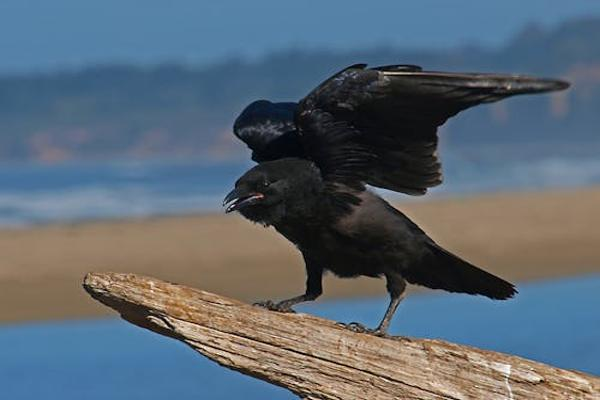
#> input picture data/bird-crow-black-animal-53187.jpeg, 600 x 400 px; its folder holds only this picture in this run
$ jupyter execute bird_shape_features_extraction.ipynb
#> lines starting #> are read from the running program, lines starting #| are printed output that depends on the picture; after the words box and inside, x2 and y2 are one past the last pixel; in counts of white or black regions, pixels touching at a corner belong together
Import thư viện

[cell 1]
import numpy as np
import cv2
import matplotlib.pyplot as plt
import os
from skimage import measure, segmentation, morphology, feature
from scipy import ndimage
import pandas as pd
from scipy.spatial import distance
import glob
import warnings
from PIL import Image
import seaborn as sns
warnings.filterwarnings('ignore')
# Thiêt lập hiên thị hình anh
plt.rcParams['figure.figsize'] = (12, 8)
print("Các thư viện đã được import thành công!")

Tiền xử lý và phân đoạn ảnh

[cell 2]
def preprocess_image(image_path):
    # Đọc ảnh bằng PIL để hỗ trợ Unicode path
    try:
        pil_img = Image.open(image_path).convert('RGB')
        img = np.array(pil_img)
        img = cv2.cvtColor(img, cv2.COLOR_RGB2BGR)
    except Exception as e:
        raise ValueError(f"Không thể đọc ảnh từ đường dẫn: {image_path}\n{e}")

    # Chuyển thành ảnh grayscale
    gray = cv2.cvtColor(img, cv2.COLOR_BGR2GRAY)
    # Làm mờ để giảm nhiễu
    gray = cv2.GaussianBlur(gray, (5, 5), 0)
    return img, gray

def segment_bird(img, gray):
    # Áp dụng phép ngưỡng thích nghi
    thresh = cv2.adaptiveThreshold(gray, 255, cv2.ADAPTIVE_THRESH_GAUSSIAN_C,
                                  cv2.THRESH_BINARY_INV, 11, 2)

    # Áp dụng phép toán hình thái để lọc nhiễu
    kernel = np.ones((3, 3), np.uint8)
    opening = cv2.morphologyEx(thresh, cv2.MORPH_OPEN, kernel, iterations=2)

    # Xác định vùng chắc chắn là nền
    sure_bg = cv2.dilate(opening, kernel, iterations=3)

    # Tìm các contour
    contours, hierarchy = cv2.findContours(sure_bg, cv2.RETR_EXTERNAL, cv2.CHAIN_APPROX_SIMPLE)

    # Lấy contour có diện tích lớn nhất (giả định là chim)
    if len(contours) > 0:
        max_contour = max(contours, key=cv2.contourArea)

        # Tạo mặt nạ từ contour lớn nhất
        mask = np.zeros_like(gray)
        cv2.drawContours(mask, [max_contour], 0, 255, -1)

        # Áp dụng thêm phép toán hình thái để làm mịn mặt nạ
        mask = cv2.morphologyEx(mask, cv2.MORPH_CLOSE, kernel, iterations=2)

        return mask, max_contour, hierarchy
    else:
        raise ValueError("Không tìm thấy contour trong ảnh")

# [26 lines left out: function visualize_segmentation, not called in this run]

Trích xuất đặc trưng tỷ lệ hình học (Geometric Ratios)

[cell 3]
def extract_geometric_ratios(contour, mask):
    # Tính bounding rectangle
    x, y, w, h = cv2.boundingRect(contour)

    # Tỷ lệ chiều dài thân so với chiều cao
    body_ratio = w / h

    # Tính toán các đặc điểm của đường viền
    # Tìm điểm xa nhất bên trái và bên phải
    leftmost = tuple(contour[contour[:, :, 0].argmin()][0])
    rightmost = tuple(contour[contour[:, :, 0].argmax()][0])
    topmost = tuple(contour[contour[:, :, 1].argmin()][0])
    bottommost = tuple(contour[contour[:, :, 1].argmax()][0])

    # Chiều dài toàn bộ
    total_length = rightmost[0] - leftmost[0]

    # Ước tính phần đầu (30% bên trái của chim)
    head_length = total_length * 0.3

    # Ước tính phần đuôi (25% bên phải của chim)
    tail_length = total_length * 0.25

    # Ước tính phần thân (phần còn lại)
    body_length = total_length - head_length - tail_length

    # Ước tính chiều dài mỏ (10% của tổng chiều dài)
    beak_length = total_length * 0.1

    # Tính các tỷ lệ
    beak_head_ratio = beak_length / head_length
    tail_body_ratio = tail_length / body_length

    # Tính aspect ratio của toàn bộ chim
    bird_aspect_ratio = total_length / (bottommost[1] - topmost[1])

    # Tính độ tròn (circularity)
    area = cv2.contourArea(contour)
    perimeter = cv2.arcLength(contour, True)
    circularity = 4 * np.pi * area / (perimeter * perimeter) if perimeter > 0 else 0

    # Tính độ lồi (convexity)
    hull = cv2.convexHull(contour)
    hull_area = cv2.contourArea(hull)
    convexity = area / hull_area if hull_area > 0 else 0

    # Kết quả là dictionary chứa các tỷ lệ hình học
    geometric_features = {
        'body_ratio': body_ratio,
        'beak_head_ratio': beak_head_ratio,
        'tail_body_ratio': tail_body_ratio,
        'bird_aspect_ratio': bird_aspect_ratio,
        'circularity': circularity,
        'convexity': convexity
    }

    return geometric_features

# [59 lines left out: function visualize_geometric_features, not called in this run]

Trích xuất đặc trưng mô-men Hu (Hu Moments)

[cell 4]
def extract_hu_moments(mask):
    # Tính các moments
    moments = cv2.moments(mask)

    # Tính 7 mô-men Hu
    hu_moments = cv2.HuMoments(moments).flatten()

    # Áp dụng logarithm để giảm khoảng giá trị (thường dùng cho phân lớp)
    # sign(hu) * log(abs(hu))
    log_hu = -np.sign(hu_moments) * np.log10(np.abs(hu_moments))

    return hu_moments, log_hu

# [20 lines left out: function visualize_hu_moments, not called in this run]

Trích xuất đặc trưng đường viền Fourier (Fourier Descriptors)

[cell 5]
def extract_fourier_descriptors(contour, n_descriptors=20):
    # Đảm bảo contour là một mảng numpy
    contour = np.squeeze(contour)

    # Kiểm tra xem contour có đủ điểm không
    if contour.shape[0] < n_descriptors:
        raise ValueError(f"Contour có quá ít điểm ({contour.shape[0]}) cho {n_descriptors} mô tả")

    # Chuyển đổi tọa độ contour thành số phức
    complex_contour = contour[:, 0] + 1j * contour[:, 1]

    # Tính biến đổi Fourier
    fourier_result = np.fft.fft(complex_contour)

    # Lấy n_descriptors mô tả đầu tiên (loại bỏ DC component)
    fourier_descriptors = fourier_result[1:n_descriptors+1]

    # Chuẩn hóa để bất biến với tỷ lệ, quay và dịch chuyển
    fd_normalized = np.abs(fourier_descriptors) / np.abs(fourier_descriptors[0]) if np.abs(fourier_descriptors[0]) > 0 else np.abs(fourier_descriptors)

    return fd_normalized

# [23 lines left out: function visualize_fourier_descriptors, not called in this run]

Tích hợp và trích xuất tất cả đặc trưng

[cell 6]
def extract_all_shape_features(image_path, visualize=True):
    # Tiền xử lý ảnh
    img, gray = preprocess_image(image_path)

    # Phân đoạn chim
    try:
        mask, contour, hierarchy = segment_bird(img, gray)
    except ValueError as e:
        print(f"Lỗi khi phân đoạn ảnh: {e}")
        return None

    # Hiển thị kết quả phân đoạn
    if visualize:
        segmented = visualize_segmentation(img, mask, contour)

    # Trích xuất đặc trưng tỷ lệ hình học
    geometric_features = extract_geometric_ratios(contour, mask)

    # Trích xuất đặc trưng mô-men Hu
    hu_moments, log_hu = extract_hu_moments(mask)

    # Trích xuất đặc trưng đường viền Fourier
    try:
        fourier_descriptors = extract_fourier_descriptors(contour)
    except ValueError as e:
        print(f"Lỗi khi tính đặc trưng đường viền Fourier: {e}")
        fourier_descriptors = np.zeros(20)  # Giá trị mặc định nếu lỗi

    # Hiển thị các đặc trưng nếu yêu cầu
    if visualize:
        visualize_geometric_features(img, contour, geometric_features)
        visualize_hu_moments(log_hu)
        visualize_fourier_descriptors(fourier_descriptors)

    # Tạo dictionary chứa tất cả các đặc trưng
    all_features = {
        'geometric_features': geometric_features,
        'hu_moments': hu_moments.tolist(),
        'log_hu_moments': log_hu.tolist(),
        'fourier_descriptors': fourier_descriptors.tolist()
    }

    return all_features

Trích xuất đặc trưng từ toàn bộ tập dữ liệu

[cell 7]
def extract_features_from_dataset(dataset_folder, patterns=["*.jpg", "*.jpeg"], max_images=None):
    # Tìm tất cả các file ảnh trong thư mục với nhiều pattern
    image_files = []
    for pattern in patterns:
        image_files.extend(glob.glob(os.path.join(dataset_folder, pattern)))

    # Loại bỏ trùng lặp nếu có
    image_files = list(set(image_files))

    # Giới hạn số lượng ảnh nếu cần
    if max_images is not None:
        image_files = image_files[:max_images]

    print(f"Tìm thấy {len(image_files)} ảnh để xử lý.")

    # Danh sách lưu trữ kết quả
    all_features = []

    # Xử lý từng ảnh
    for idx, img_path in enumerate(image_files):
        print(f"Đang xử lý ảnh {idx+1}/{len(image_files)}: {os.path.basename(img_path)}")

        # Trích xuất đặc trưng (không hiển thị hình ảnh)
        features = extract_all_shape_features(img_path, visualize=False)

        if features is not None:
            # Thêm tên file vào kết quả
            features['file_name'] = os.path.basename(img_path)
            all_features.append(features)
        else:
            print(f"  Bỏ qua ảnh do lỗi trích xuất đặc trưng.")

    # Tạo DataFrame chứa các đặc trưng
    if not all_features:
        return None

    # Tạo DataFrame cho đặc trưng hình học (có cấu trúc đơn giản)
    geometric_df = pd.DataFrame([{'file_name': f['file_name'], **f['geometric_features']} for f in all_features])

    # Tạo DataFrame cho mô-men Hu
    hu_df = pd.DataFrame([{'file_name': f['file_name'],
                         **{f'hu_{i+1}': v for i, v in enumerate(f['hu_moments'])},
                         **{f'log_hu_{i+1}': v for i, v in enumerate(f['log_hu_moments'])}
                        } for f in all_features])

    # Tạo DataFrame cho đặc trưng Fourier
    fd_df = pd.DataFrame([{'file_name': f['file_name'],
                         **{f'fd_{i+1}': v for i, v in enumerate(f['fourier_descriptors'])}}
                        for f in all_features])

    # Kết hợp tất cả các DataFrame
    features_df = geometric_df.merge(hu_df, on='file_name').merge(fd_df, on='file_name')

    print(f"Đã trích xuất đặc trưng từ {len(features_df)} ảnh thành công.")
    print(f"Tổng số đặc trưng: {features_df.shape[1] - 1} (không tính tên file)")

    return features_df

Lưu trữ đặc trưng và phân tích ban đầu

[cell 8]
def save_features(features_df, output_file="bird_shape_features.csv"):
    features_df.to_csv(output_file, index=False)
    print(f"Đã lưu đặc trưng vào file: {output_file}")

def analyze_features(features_df):
    # Thống kê mô tả
    print("Thống kê các đặc trưng hình học:")
    print(features_df[[col for col in features_df.columns
                  if col in ['body_ratio', 'beak_head_ratio', 'tail_body_ratio',
                             'bird_aspect_ratio', 'circularity', 'convexity']]].describe())

    # Phân tích tương quan
    print("\nMa trận tương quan giữa các đặc trưng hình học:")
    corr = features_df[[col for col in features_df.columns
                if col in ['body_ratio', 'beak_head_ratio', 'tail_body_ratio',
                           'bird_aspect_ratio', 'circularity', 'convexity']]].corr()
    print(corr)

    # Vẽ ma trận tương quan
    plt.figure(figsize=(10, 8))
    sns.heatmap(corr, annot=True, cmap='coolwarm', fmt=".2f", linewidths=0.5)
    plt.title('Ma trận tương quan giữa các đặc trưng hình học')
    plt.xticks(rotation=45, ha='right')
    plt.yticks(rotation=0)
    plt.tight_layout()
    plt.show()

[cell 9]
def example_full_dataset(dataset_folder):
    print(f"Trích xuất đặc trưng từ tập dữ liệu trong thư mục: {dataset_folder}")

    # Trích xuất đặc trưng từ toàn bộ ảnh trong thư mục
    features_df = extract_features_from_dataset(dataset_folder)
#> in preprocess_image, pil_img is the input picture: PIL image 600x400 RGB; mean R, G, B 91.2, 103.8, 115
#> in preprocess_image, `gray = cv2.cvtColor(img, cv2.COLOR_BGR2GRAY)`:
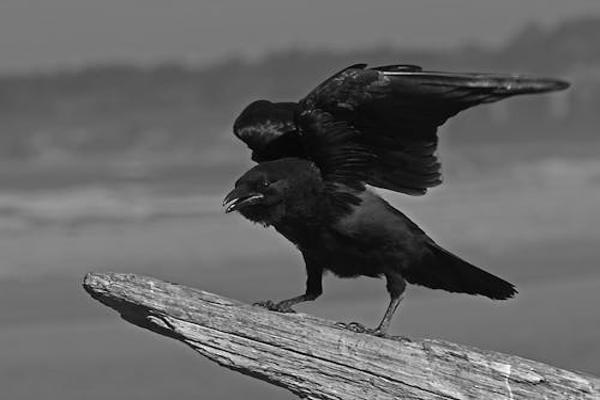
#> gray: shape (400, 600); min 0, max 254, mean 101.3
#> in segment_bird, `thresh = cv2.adaptiveThreshold(gray, 255, cv2.ADAPTIVE_THRESH_GAUSSIAN..`:
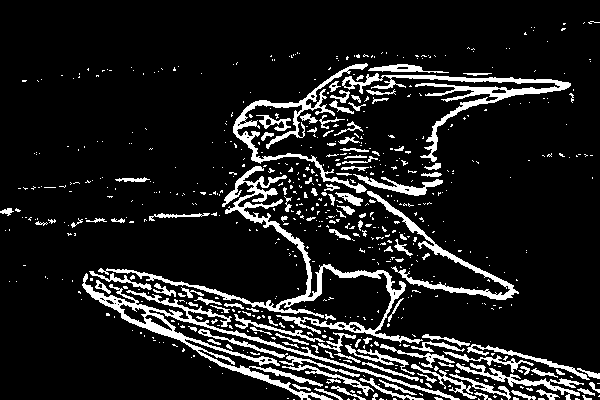
#> thresh: shape (400, 600); 11.9% white; 672 white regions (553 under 20 px), largest, box (x1, y1, x2, y2) and area: (98, 166, 423, 344) 4228, (82, 273, 460, 400) 4217, (342, 73, 571, 162) 2623
#> in segment_bird, `opening = cv2.morphologyEx(thresh, cv2.MORPH_OPEN, kernel, iterations=2)`:
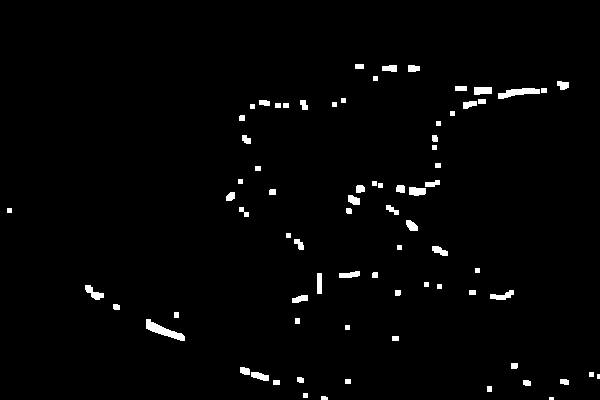
#> opening: shape (400, 600); 1.8% white; 76 white regions (2 under 20 px), largest, box (x1, y1, x2, y2) and area: (146, 319, 185, 341) 321, (498, 88, 540, 99) 258, (85, 285, 104, 300) 137
#> in segment_bird, `sure_bg = cv2.dilate(opening, kernel, iterations=3)`:
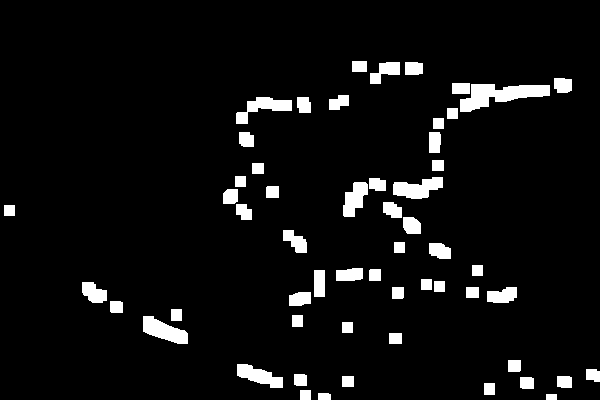
#> sure_bg: shape (400, 600); 5.8% white; 56 white regions
#> in segment_bird, `contours, hierarchy = cv2.findContours(sure_bg, cv2.RETR_EXTERNAL, cv2..`: contours = 56 contours; largest, box (x1, y1, x2, y2) and area: (460, 84, 550, 112) 1239, (143, 316, 188, 344) 664, (393, 177, 443, 199) 642, (236, 97, 292, 124) 576, (237, 364, 283, 388) 544
#> in segment_bird, `max_contour = max(contours, key=cv2.contourArea)`: max_contour = contour of 44 points, box (x1, y1, x2, y2) (460, 84, 550, 112), area 1239
#> in segment_bird, `cv2.drawContours(mask, [max_contour], 0, 255, -1)`:
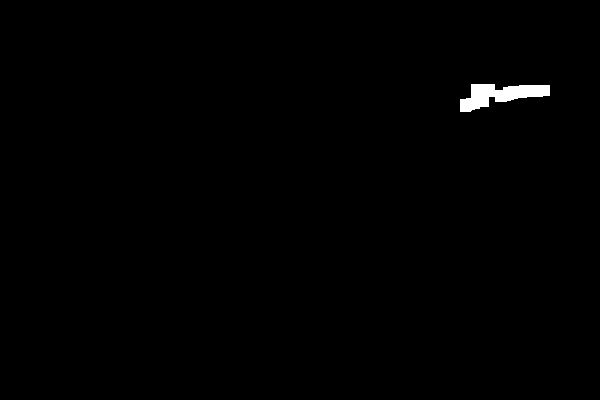
#> mask: shape (400, 600); 0.57% white; 1 white region, box (x1, y1, x2, y2) and area: (460, 84, 550, 112) 1357
#> in extract_all_shape_features, `mask, contour, hierarchy = segment_bird(img, gray)`: contour has the same summary as max_contour in segment_bird
#> in extract_geometric_ratios, `x, y, w, h = cv2.boundingRect(contour)`: x = 460; y = 84; w = 90; h = 28
#> in extract_geometric_ratios, `body_ratio = w / h`: body_ratio = 3.21
#> in extract_geometric_ratios, `leftmost = tuple(contour[contour[:, :, 0].argmin()][0])`: leftmost = (460, 99)
#> in extract_geometric_ratios, `rightmost = tuple(contour[contour[:, :, 0].argmax()][0])`: rightmost = (549, 95)
#> in extract_geometric_ratios, `topmost = tuple(contour[contour[:, :, 1].argmin()][0])`: topmost = (471, 84)
#> in extract_geometric_ratios, `bottommost = tuple(contour[contour[:, :, 1].argmax()][0])`: bottommost = (460, 111)
#> in extract_geometric_ratios, `total_length = rightmost[0] - leftmost[0]`: total_length = 89
#> in extract_geometric_ratios, `head_length = total_length * 0.3`: head_length = 26.7
#> in extract_geometric_ratios, `tail_length = total_length * 0.25`: tail_length = 22.25
#> in extract_geometric_ratios, `body_length = total_length - head_length - tail_length`: body_length = 40.05
#> in extract_geometric_ratios, `beak_length = total_length * 0.1`: beak_length = 8.9
#> in extract_geometric_ratios, `beak_head_ratio = beak_length / head_length`: beak_head_ratio = 0.333
#> in extract_geometric_ratios, `tail_body_ratio = tail_length / body_length`: tail_body_ratio = 0.556
#> in extract_geometric_ratios, `bird_aspect_ratio = total_length / (bottommost[1] - topmost[1])`: bird_aspect_ratio = 3.3
#> in extract_geometric_ratios, `area = cv2.contourArea(contour)`: area = 1239
#> in extract_geometric_ratios, `perimeter = cv2.arcLength(contour, True)`: perimeter = 241.5
#> in extract_geometric_ratios, `circularity = 4 * np.pi * area / (perimeter * perimeter) if perimeter ..`: circularity = 0.267
#> in extract_geometric_ratios, `hull = cv2.convexHull(contour)`: hull = [[494, 84], [549, 85], [549, 95], [470, 111], [460, 111], [460, 99], [471, 84]]
#> in extract_geometric_ratios, `hull_area = cv2.contourArea(hull)`: hull_area = 1661
#> in extract_geometric_ratios, `convexity = area / hull_area if hull_area > 0 else 0`: convexity = 0.746
#> in extract_geometric_ratios, `geometric_features = { 'body_ratio': body_ratio, 'beak_head_ratio': be..`: geometric_features = {'body_ratio': 3.21, 'beak_head_ratio': 0.333, 'tail_body_ratio': 0.556, 'bird_aspect_ratio': 3.3, 'circularity': 0.267, 'convexity': 0.746}
#> in extract_hu_moments, `moments = cv2.moments(mask)`: moments = moments, m00 346035, centre m10/m00, m01/m00 = (499.8, 94.45)
#> in extract_hu_moments, `hu_moments = cv2.HuMoments(moments).flatten()`: hu_moments = [0.00197, 3.2e-06, 1.05e-09, 4.79e-10, 3.36e-19, 7.81e-13, -5.5e-20]
#> in extract_hu_moments, `log_hu = -np.sign(hu_moments) * np.log10(np.abs(hu_moments))`: log_hu = [2.71, 5.49, 8.98, 9.32, 18.47, 12.11, -19.26]
#> in extract_fourier_descriptors, `contour = np.squeeze(contour)`: contour = 44 pairs, first value 460 to 549, second value 84 to 111
#> in extract_fourier_descriptors, `fd_normalized = np.abs(fourier_descriptors) / np.abs(fourier_descripto..`: fd_normalized = 20 values, max 1 at index 0, min 0.00552 at index 9, mean 0.0957
#> in extract_all_shape_features, `fourier_descriptors = extract_fourier_descriptors(contour)`: fourier_descriptors has the same summary as fd_normalized in extract_fourier_descriptors
#> in extract_features_from_dataset, `features = extract_all_shape_features(img_path, visualize=False)`: features = 4 items
#> in extract_features_from_dataset, `geometric_df = pd.DataFrame([{'file_name': f['file_name'], **f['geomet..`: geometric_df = table of 1 rows and 7 columns
#> in extract_features_from_dataset, `hu_df = pd.DataFrame([{'file_name': f['file_name'], **{f'hu_{i+1}': v ..`: hu_df = table of 1 rows and 15 columns
#> in extract_features_from_dataset, `fd_df = pd.DataFrame([{'file_name': f['file_name'], **{f'fd_{i+1}': v ..`: fd_df = table of 1 rows and 21 columns
#> in extract_features_from_dataset, `features_df = geometric_df.merge(hu_df, on='file_name').merge(fd_df, o..`: features_df = table of 1 rows and 41 columns
#| Đã trích xuất đặc trưng từ 1 ảnh thành công.
#| Tổng số đặc trưng: 40 (không tính tên file)
#> features_df = table of 1 rows and 41 columns

    if features_df is not None:
        # Hiển thị kết quả
        print("\nXem trước 5 hàng đầu tiên của DataFrame kết quả:")
        print(features_df.head())
#> (printed output is left out)

        # Phân tích đặc trưng
        analyze_features(features_df)
#> in analyze_features, `plt.show()`:
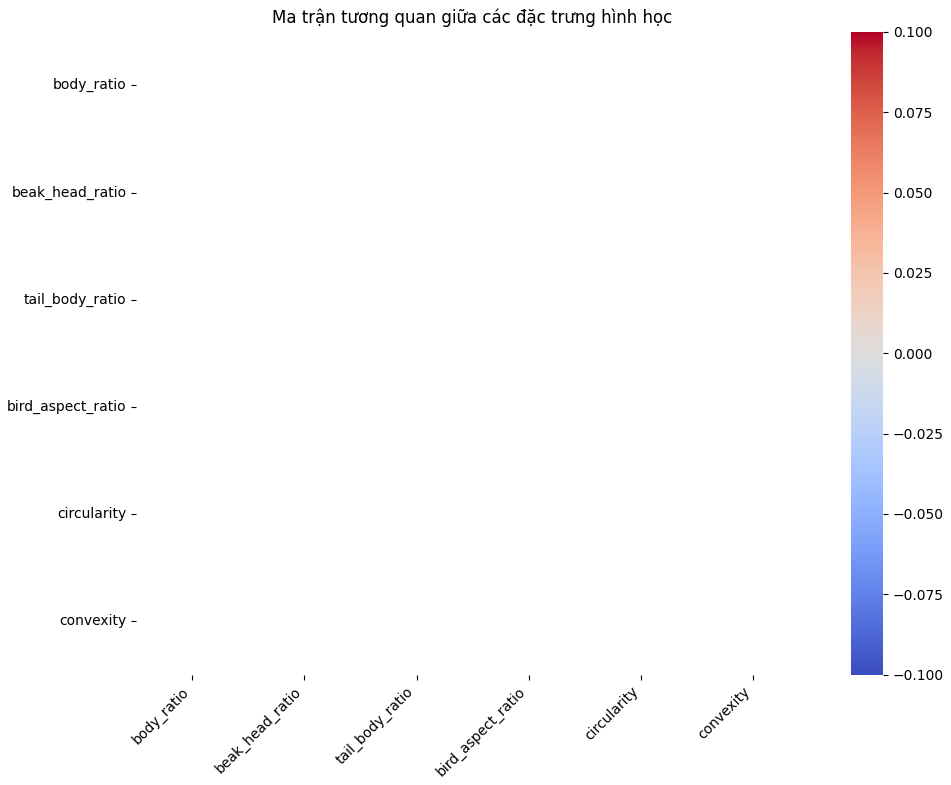
#> figure drawn by matplotlib, 2 panels

        # Lưu đặc trưng
        save_features(features_df, "bird_shape_features.csv")

# Gọi hàm với đường dẫn thư mục chứa ảnh
example_full_dataset("../../data")
